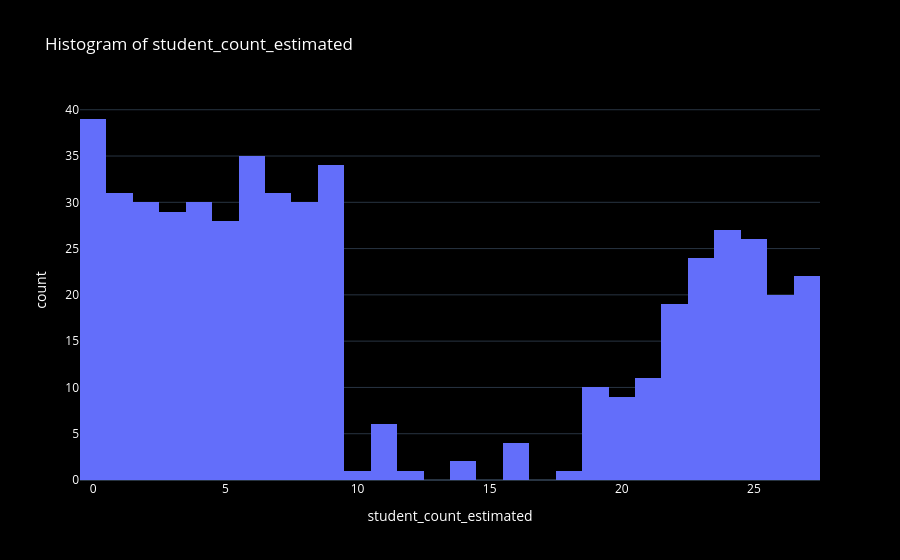
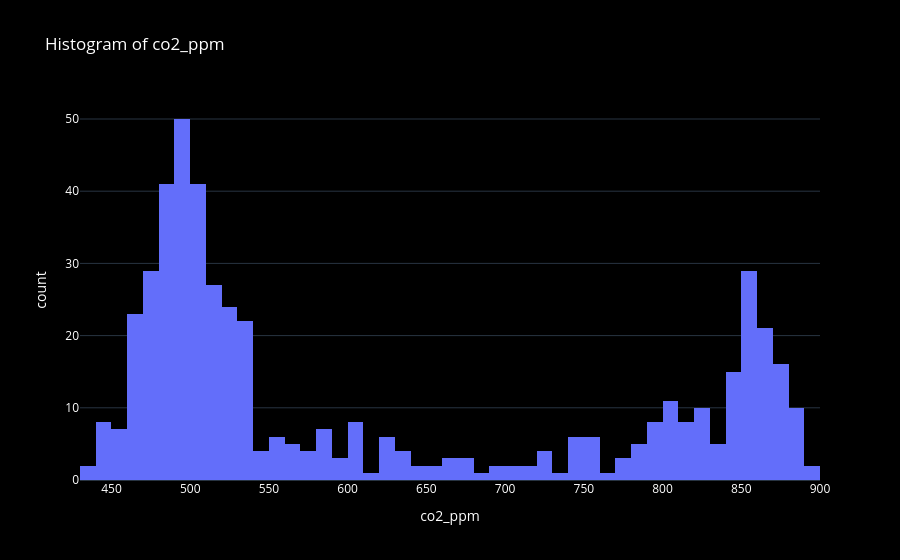
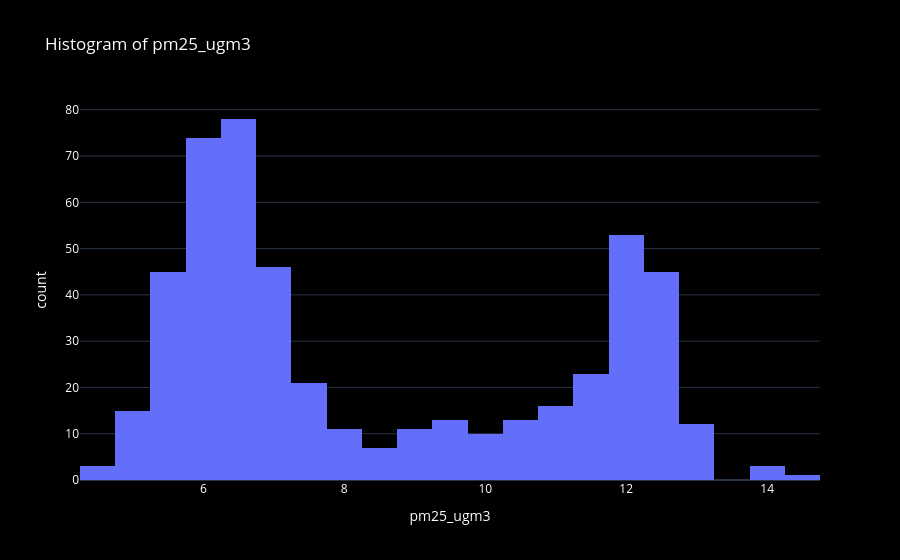
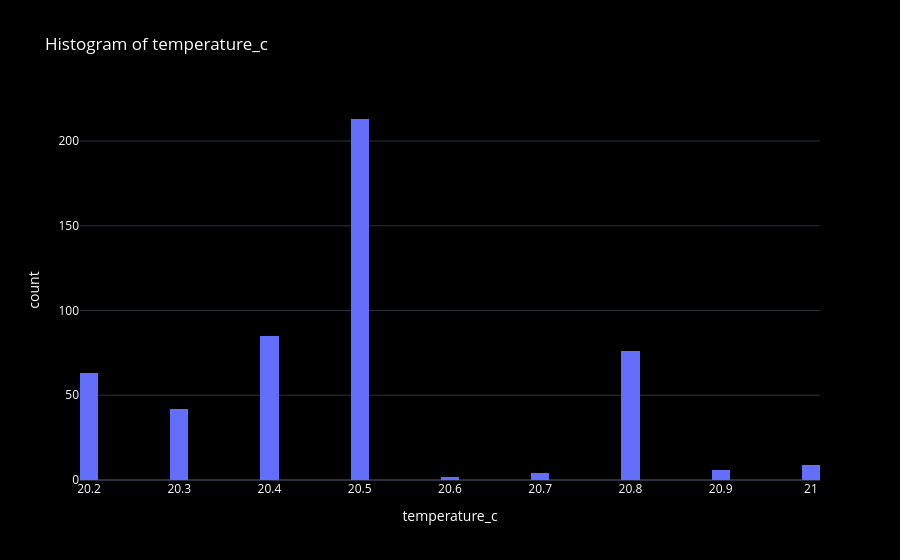

Here is the notebook cell these charts were saved with, in order:
### Code cell
numeric_cols = df.select_dtypes(include=np.number).columns
for col in numeric_cols:
    fig = px.histogram(
        df,
        x=col,
        nbins=50,
        template='plotly_dark',
        title=f'Histogram of {col}',
        labels={col: col},
    )
    fig.update_layout(
        plot_bgcolor='black',
        paper_bgcolor='black',
        font_color='white',
    )
    fig.show()

### Figure 1 — Plotly figure (JSON) as saved in the notebook; plotly's stock layout.template omitted (floating-point values rounded to 4 significant figures; data arrays with more than 128 entries replaced by an {"elided": "..."} marker saying what was removed)
{"data": [{"bingroup": "x", "hovertemplate": "student_count_estimated=%{x}<br>count=%{y}<extra></extra>", "legendgroup": "", "marker": {"color": "#636efa", "pattern": {"shape": ""}}, "name": "", "nbinsx": 50, "orientation": "v", "showlegend": false, "type": "histogram", "x": {"elided": "500 int values"}, "xaxis": "x", "yaxis": "y"}], "layout": {"barmode": "relative", "font": {"color": "white"}, "legend": {"tracegroupgap": 0}, "paper_bgcolor": "black", "plot_bgcolor": "black", "title": {"text": "Histogram of student_count_estimated"}, "xaxis": {"anchor": "y", "domain": [0, 1], "title": {"text": "student_count_estimated"}}, "yaxis": {"anchor": "x", "domain": [0, 1], "title": {"text": "count"}}}}

### Figure 2 — Plotly figure (JSON) as saved in the notebook; plotly's stock layout.template omitted (floating-point values rounded to 4 significant figures; data arrays with more than 128 entries replaced by an {"elided": "..."} marker saying what was removed)
{"data": [{"bingroup": "x", "hovertemplate": "co2_ppm=%{x}<br>count=%{y}<extra></extra>", "legendgroup": "", "marker": {"color": "#636efa", "pattern": {"shape": ""}}, "name": "", "nbinsx": 50, "orientation": "v", "showlegend": false, "type": "histogram", "x": {"elided": "500 float values"}, "xaxis": "x", "yaxis": "y"}], "layout": {"barmode": "relative", "font": {"color": "white"}, "legend": {"tracegroupgap": 0}, "paper_bgcolor": "black", "plot_bgcolor": "black", "title": {"text": "Histogram of co2_ppm"}, "xaxis": {"anchor": "y", "domain": [0, 1], "title": {"text": "co2_ppm"}}, "yaxis": {"anchor": "x", "domain": [0, 1], "title": {"text": "count"}}}}

### Figure 3 — Plotly figure (JSON) as saved in the notebook; plotly's stock layout.template omitted (floating-point values rounded to 4 significant figures; data arrays with more than 128 entries replaced by an {"elided": "..."} marker saying what was removed)
{"data": [{"bingroup": "x", "hovertemplate": "pm25_ugm3=%{x}<br>count=%{y}<extra></extra>", "legendgroup": "", "marker": {"color": "#636efa", "pattern": {"shape": ""}}, "name": "", "nbinsx": 50, "orientation": "v", "showlegend": false, "type": "histogram", "x": {"elided": "500 float values"}, "xaxis": "x", "yaxis": "y"}], "layout": {"barmode": "relative", "font": {"color": "white"}, "legend": {"tracegroupgap": 0}, "paper_bgcolor": "black", "plot_bgcolor": "black", "title": {"text": "Histogram of pm25_ugm3"}, "xaxis": {"anchor": "y", "domain": [0, 1], "title": {"text": "pm25_ugm3"}}, "yaxis": {"anchor": "x", "domain": [0, 1], "title": {"text": "count"}}}}

### Figure 4 — Plotly figure (JSON) as saved in the notebook; plotly's stock layout.template omitted (floating-point values rounded to 4 significant figures; data arrays with more than 128 entries replaced by an {"elided": "..."} marker saying what was removed)
{"data": [{"bingroup": "x", "hovertemplate": "temperature_c=%{x}<br>count=%{y}<extra></extra>", "legendgroup": "", "marker": {"color": "#636efa", "pattern": {"shape": ""}}, "name": "", "nbinsx": 50, "orientation": "v", "showlegend": false, "type": "histogram", "x": {"elided": "500 float values"}, "xaxis": "x", "yaxis": "y"}], "layout": {"barmode": "relative", "font": {"color": "white"}, "legend": {"tracegroupgap": 0}, "paper_bgcolor": "black", "plot_bgcolor": "black", "title": {"text": "Histogram of temperature_c"}, "xaxis": {"anchor": "y", "domain": [0, 1], "title": {"text": "temperature_c"}}, "yaxis": {"anchor": "x", "domain": [0, 1], "title": {"text": "count"}}}}
